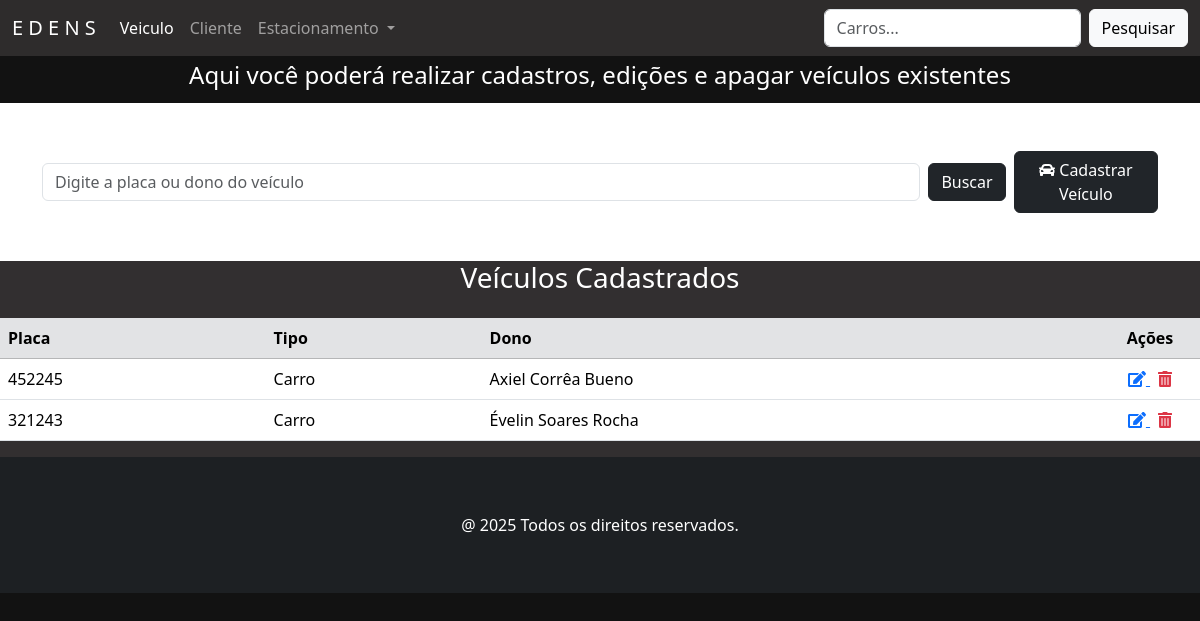
The app's page /veiculos/, older data.
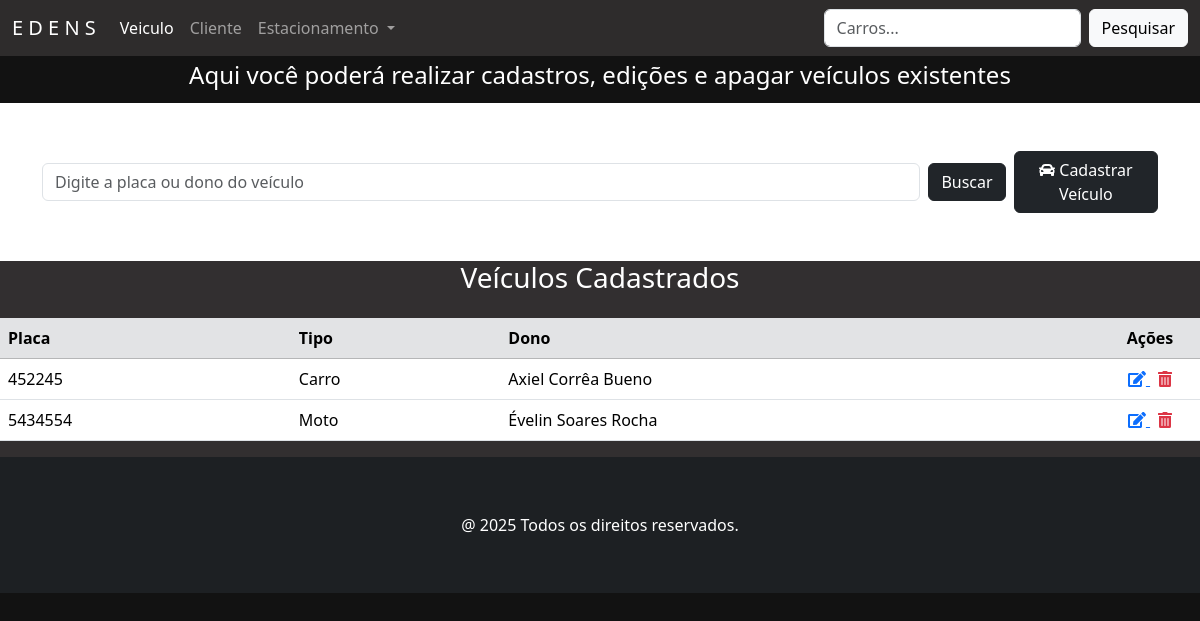
The same page, newer data.
### veiculo/models.py (models this page shows, shortened)
class Veiculo(models.Model):
    placa = models.CharField('Placa', max_length=10, unique=True, help_text='Placa do veículo')
    tipo = models.CharField('Tipo de Veículo', max_length=20, choices=TIPO_VEICULO)
    dono = models.ForeignKey(Cliente, on_delete=models.CASCADE, related_name='veiculos', default=1)
    class Meta:
        verbose_name = 'Veículo'
        verbose_name_plural = 'Veículos'

### pessoa/models.py (models this page shows, shortened)
class Pessoa(models.Model):
    nome = models.CharField('Nome', max_length=50, help_text='Nome completo')
    cpf = models.CharField('CPF', max_length=11, help_text='CPF completo', unique=True)
    fone = models.CharField('Fone', max_length=11, help_text='Número de telefone', unique=True)
    email = models.EmailField('Email', max_length=100, unique=True, null=True, blank=True)
    class Meta:
        abstract = True

class Cliente(Pessoa):
    endereco = models.CharField('Endereço', max_length=100, help_text='Endereço Completo')
    class Meta:
        verbose_name = 'Cliente'
        verbose_name_plural = 'Clientes'

### veiculo/views.py (the view)
# urls.py: path('veiculos/', VeiculoView.as_view(), name='veiculo'),
class VeiculoView(ListView):
    model = Veiculo
    template_name = 'veiculos.html'
    def get_queryset(self):
        buscar = self.request.GET.get('buscar')
        qs = super(VeiculoView, self).get_queryset()
        if buscar:
            qs = qs.filter(placa__icontains=buscar)
        if qs.count() > 0:
            paginator = Paginator(qs, 10)
            listagem = paginator.get_page(self.request.GET.get('page'))
            return listagem
        else:
            return messages.info(self.request, 'Não existem veículos cadastrados.')

### veiculo/templates/veiculos.html (shortened to what this page needs)
{% extends 'principal.html' %}
{% load django_bootstrap5 %}
{% load static %}
{% block content %}
<div class="contaier-flex text-center text-white" style="background-color: #121212; padding: 5px">
    <h4>Aqui você poderá realizar cadastros, edições e apagar veículos existentes</h4>
</div>
<section class="section">
    <div class="container mb-5 mt-5">
        <form action="" method="GET" class="d-flex justify-content-start align-items-center gap-2">
            <input class="form-control" type="text" name="buscar" value="{{ request.GET.buscar }}"
                   placeholder="Digite a placa ou dono do veículo" style="max-width: 900px;">
            <button type="submit" class="btn btn-dark">Buscar</button>
            <a href="{% url 'veiculo_adicionar' %}" class="btn btn-dark">
                <i class="fas fa-car"></i> Cadastrar Veículo
            </a>
        </form>
    </div>
</section>
{% if object_list %}
<div class="card-body" style="background-color: #322f30">
    <h3 class="text-center text-white mb-4">Veículos Cadastrados</h3>
    <div class="table-responsive">
        <table class="table table-hover">
            <thead class="table-secondary">
                <tr>
                    <th>Placa</th>
                    <th>Tipo</th>
                    <th>Dono</th>
                    <th style="width: 100px; text-align: center">Ações</th>
                </tr>
            </thead>
            <tbody>
                {% for veiculo in object_list %}
                <tr>
                    <td>{{ veiculo.placa }}</td>
                    <td>{{ veiculo.tipo }}</td>
                    <td>{{ veiculo.dono.nome }}</td>
                    <td class="text-center">
                        <a href="{% url 'veiculo_editar' veiculo.pk %}" class="me-2" title="Editar">
                            <i class="fas fa-edit"></i>
                        </a>
                        <a href="{% url 'veiculo_apagar' veiculo.pk %}" title="Apagar" class="text-danger">
                            <i class="fas fa-trash-alt"></i>
                        </a>
                    </td>
                </tr>
                {% endfor %}
            </tbody>
        </table>
    </div>
</div>
{% else %}
    <p class="text-center mt-4 text-white">Nenhum veículo encontrado.</p>
{% endif %}
{% endblock %}

### home/templates/principal.html (shortened to what this page needs)
<!DOCTYPE html>
{% load static %}
<html lang="pt-br">
{% block head %}
    {% include 'head.html' %}
{% endblock %}
<body>
<div class="container-float bg-white">
    <nav class="navbar navbar-expand-lg navbar-custom navbar-dark sticky-top">
        <div class="container-fluid">
            <a class="navbar-brand" href="{% url 'index' %}">E D E N S</a>
            <div class="collapse navbar-collapse" id="navbarSupportedContent">
                <ul class="navbar-nav me-auto mb-2 mb-lg-0">
                    <li class="nav-item">
                        <a class="nav-link active" aria-current="page" href="{% url 'veiculo' %}">Veiculo</a>
                    </li>
                    <li class="nav-item">
                        <a class="nav-link" href="{% url 'clientes' %}">Cliente</a>
                    </li>
                    <li class="nav-item dropdown">
                        <a class="nav-link dropdown-toggle" href="#" role="button" data-bs-toggle="dropdown"
                           aria-expanded="false">
                            Estacionamento
                        </a>
                    </li>
                </ul>
                <form class="d-flex" role="search">
                    <input class="form-control me-2" type="search" placeholder="Carros..." aria-label="Carros..."/>
                    <button class="btn btn-light" type="submit">Pesquisar</button>
                </form>
            </div>
        </div>
    </nav>
    {% block content %}
    {% endblock %}
</div>
</body>
{% block footer %}
			{% include "footer.html" %}
		{% endblock %}
</html>

### home/templates/head.html (shortened to what this page needs)
{% load static %}
<head>
    <link rel="stylesheet" href="https://cdn.es.gov.br/fonts/font-awesome/css/font-awesome.min.css">
    <link rel="stylesheet" href="https://cdn.jsdelivr.net/npm/bootstrap@5.3.3/dist/css/bootstrap.min.css"
/>
    <link rel="stylesheet" href="{% static 'css/estilos.css' %}">
</head>

### home/templates/footer.html (shortened to what this page needs)
<section class="section bg-dark p-2 bg-opacity-75">
    <div class="container text-center p-5">
        <p class="text-white m-0">@ 2025 Todos os direitos reservados.</p>
    </div>
</section>

### static/css/estilos.css (style rules this page uses)
.navbar-custom { background-color: #2e2c2c; }
body:not(.navbar-custom) { background-color: #121212; }

Row changes from the older to the newer data that the page shows:
removed Veiculo: placa "321243", tipo "Carro", dono.nome "Évelin Soares Rocha"
added Veiculo: placa "5434554", tipo "Moto", dono.nome "Évelin Soares Rocha"
